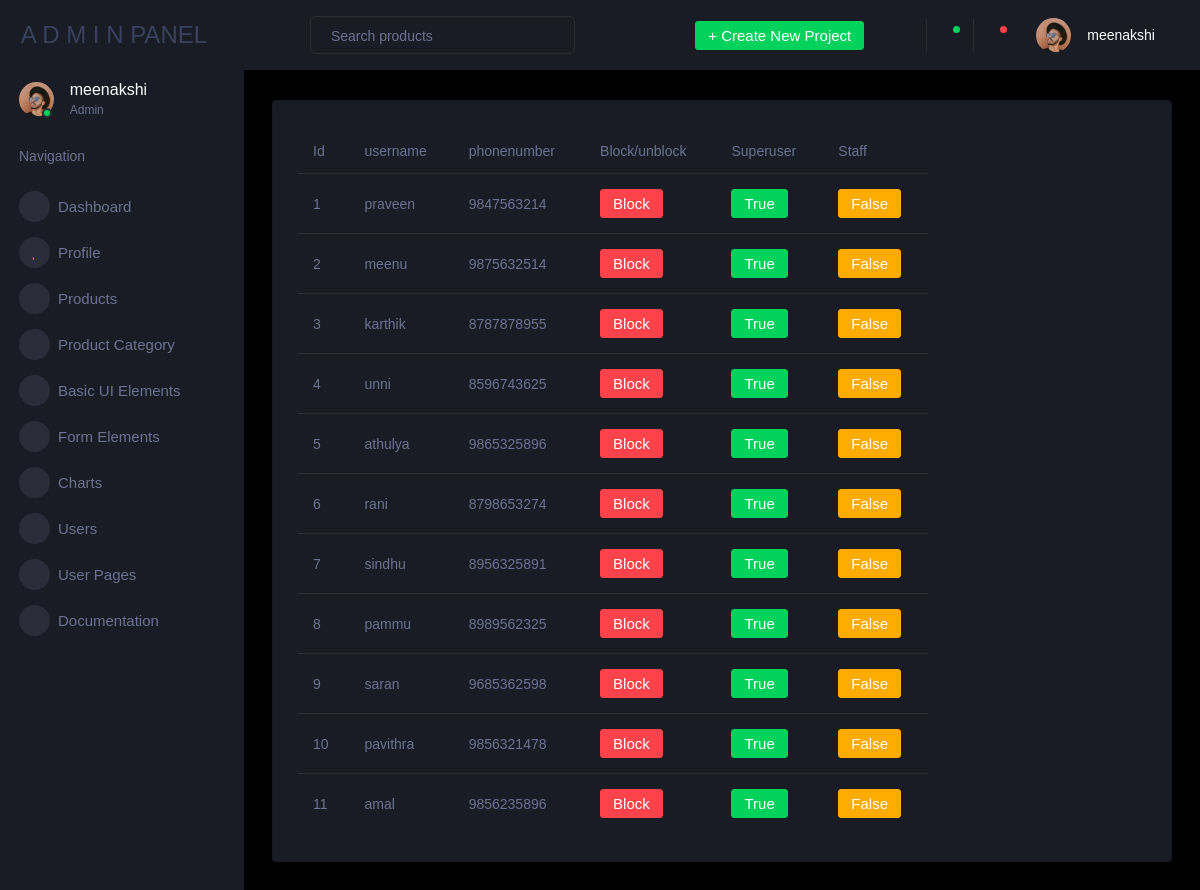
Page /Userdetails on the earlier database version.
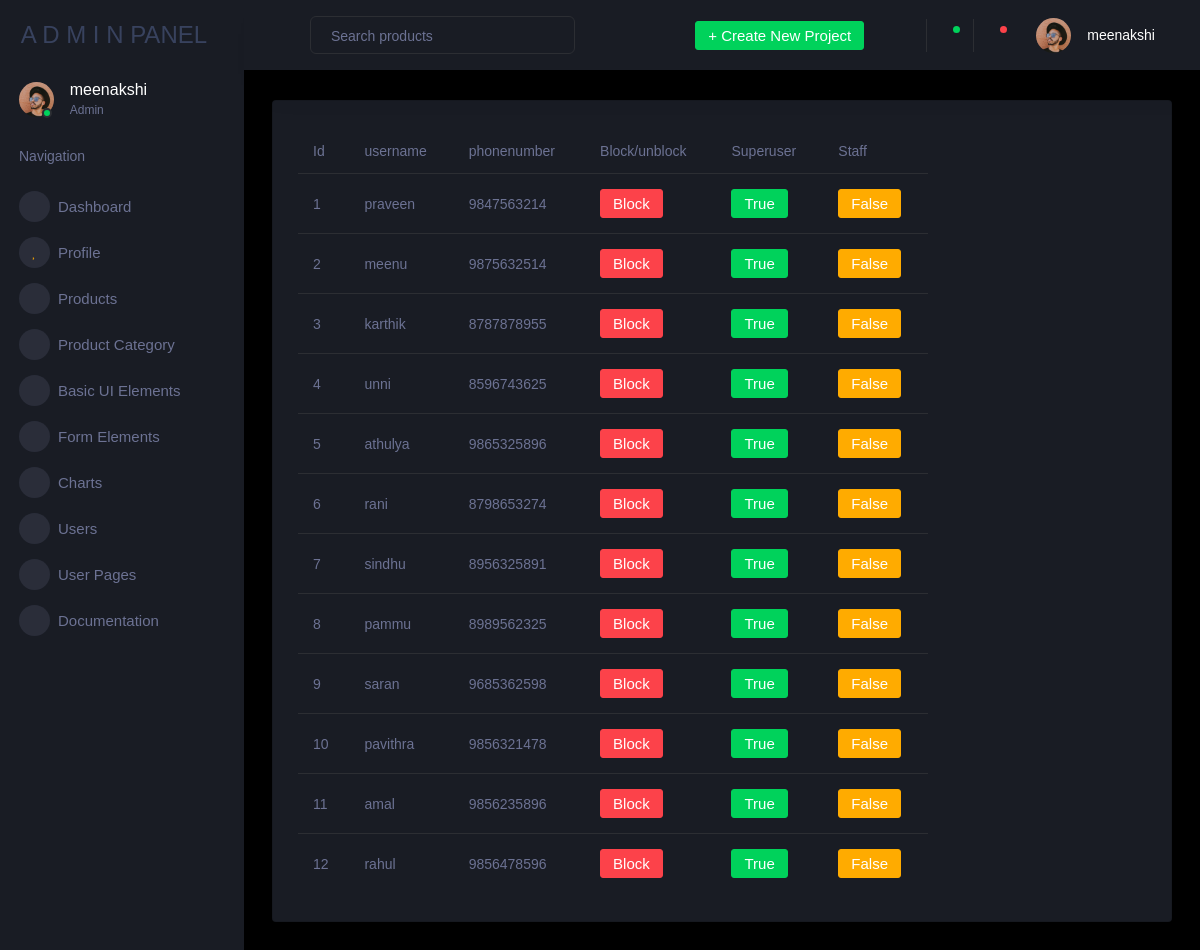
Same page on the later database version.
### Users_app/models.py (models this page shows, shortened)
class Custom_users(models.Model):
    id = models.AutoField(primary_key=True)
    phonenumber=models.CharField(max_length=10,null=True)
    username=models.CharField(max_length=30)
    password=models.CharField(max_length=50,null=True)
    is_staff = models.BooleanField(default=True)
    is_superuser = models.BooleanField(default=False)
    otp=models.CharField(max_length=6,null=True)
    is_blocked = models.BooleanField(default=False)

### Users_app/views.py (the view)
# urls.py: path('Userdetails',views.Users_details,name='userdetails'),
def Users_details(request):
    user={
        'users':Custom_users.objects.all()
    }
    return render(request,'Users_details.html',user)

### templates/Users_details.html (shortened to what this page needs)
{% extends 'adminbase.html' %}
{% load static %}
{% block content %}
      <div class="main-panel">
        <div class="content-wrapper">
          <div class="row">
            <div class="col-xl-12 col-sm-12 grid-margin stretch-card">
              <div class="card">
                <div class="card-body">
                  <div class="row">
                    <div class="col-9">
                      <div class="table-responsive">
                        <table class="table table-hover">
                          <thead>
                            <tr>
                              <th scope="col">Id</th>
                              <th scope="col">username</th>
                              <th scope="col">phonenumber</th>
                              <th scope="col">Block/unblock</th>
                              <th scope="col">Superuser</th>
                              <th scope="col">Staff</th>
                            </tr>
                          </thead>
                          <tbody>
                            {% for s in users %}
                              <tr>
                                <td>{{ forloop.counter}}</td>
                                <td>{{ s.username }}</td>
                                <td>{{ s.phonenumber }}</td>
                                <td>
                                    <button class="btn btn-danger toggle-button"
                                            data-userid="{{ s.id }}"
                                            data-attribute="is_blocked">
                                        {% if s.is_blocked %}Unblocked{% else %}Block{% endif %}
                                    </button>
                                </td>
                                <td>
                                    <button class="btn btn-success toggle-button"
                                            data-userid="{{ s.id }}"
                                            data-attribute="is_superuser">
                                        {% if s.is_superuser %}False{% else %}True{% endif %}
                                    </button>
                                </td>
                                <td>
                                    <button class="btn btn-warning toggle-button"
                                            data-userid="{{ s.id }}"
                                            data-attribute="is_staff">
                                        {% if s.is_staff %}False{% else %}True{% endif %}
                                    </button>
                                </td>
                    </div>
                    {% endfor %}
  {% endblock content %}

### templates/adminbase.html (shortened to what this page needs)
{% load static %}
<!DOCTYPE html>
<html lang="en">
  <head>
    <link rel="stylesheet" href="{% static 'assets/vendors/mdi/css/materialdesignicons.min.css' %}">
    <link rel="stylesheet" href="{% static 'assets/vendors/css/vendor.bundle.base.css' %}">
    <link rel="stylesheet" href="{% static 'assets/vendors/jvectormap/jquery-jvectormap.css' %}">
    <link rel="stylesheet" href="{% static 'assets/vendors/flag-icon-css/css/flag-icon.min.css' %}">
    <link rel="stylesheet" href="{% static 'assets/vendors/owl-carousel-2/owl.carousel.min.css' %}">
    <link rel="stylesheet" href="{% static 'assets/vendors/owl-carousel-2/owl.theme.default.min.css' %}">
    <link rel="stylesheet" href="{% static 'assets/css/style.css' %}">
  </head>
  <body>
    <div class="container-scroller">
      <nav class="sidebar sidebar-offcanvas" id="sidebar">
        <div class="sidebar-brand-wrapper d-none d-lg-flex align-items-center justify-content-center fixed-top">
          <a class="sidebar-brand brand-logo" href="">A D M I N PANEL</a>
        </div>
        <ul class="nav">
          <li class="nav-item profile">
            <div class="profile-desc">
              <div class="profile-pic">
                <div class="count-indicator">
                  <img class="img-xs rounded-circle " src="{% static 'assets/images/faces/face15.jpg' %}" alt="">
                  <span class="count bg-success"></span>
                </div>
                <div class="profile-name">
                  <h5 class="mb-0 font-weight-normal">meenakshi</h5>
                  <span>Admin</span>
                </div>
              </div>
              <a href="#" id="profile-dropdown" data-toggle="dropdown"><i class="mdi mdi-dots-vertical"></i></a>
            </div>
          </li>
          <li class="nav-item nav-category">
            <span class="nav-link">Navigation</span>
          </li>
          <li class="nav-item menu-items">
            <a class="nav-link" href="{% url 'adminhome' %}">
              <span class="menu-icon">
                <i class="mdi mdi-speedometer"></i>
              </span>
              <span class="menu-title">Dashboard</span>
            </a>
          </li>
          <li class="nav-item menu-items">
            <a class="nav-link" href="{% url 'adminprofile' %}">
              <span class="menu-icon">
                <i class="mdi mdi-account"></i>
              </span>
              <span class="menu-title">Profile</span>
            </a>
          </li>
          <li class="nav-item menu-items">
            <a class="nav-link" href="{% url 'products' %}">
              <span class="menu-icon">
                <i class="mdi mdi-table-large"></i>
              </span>
              <span class="menu-title">Products</span>
            </a>
          </li>
          <li class="nav-item menu-items">
            <a class="nav-link" href="{% url 'productcategory' %}">
              <span class="menu-icon">
                <i class="mdi mdi-table-large"></i>
              </span>
              <span class="menu-title">Product Category</span>
            </a>
          </li>
          <li class="nav-item menu-items">
            <a class="nav-link" data-toggle="collapse" href="#ui-basic" aria-expanded="false" aria-controls="ui-basic">
              <span class="menu-icon">
                <i class="mdi mdi-laptop"></i>
              </span>
              <span class="menu-title">Basic UI Elements</span>
              <i class="menu-arrow"></i>
            </a>
          </li>
          <li class="nav-item menu-items">
            <a class="nav-link" href="pages/forms/basic_elements.html">
              <span class="menu-icon">
                <i class="mdi mdi-playlist-play"></i>
              </span>
              <span class="menu-title">Form Elements</span>
            </a>
          </li>
          <li class="nav-item menu-items">
            <a class="nav-link" href="pages/charts/chartjs.html">
              <span class="menu-icon">
                <i class="mdi mdi-chart-bar"></i>
              </span>
              <span class="menu-title">Charts</span>
            </a>
          </li>
          <li class="nav-item menu-items">
            <a class="nav-link" href="{% url 'userdetails' %}">
              <span class="menu-icon">
                <i class="mdi mdi-contacts"></i>
              </span>
              <span class="menu-title">Users</span>
            </a>
          </li>
          <li class="nav-item menu-items">
            <a class="nav-link" data-toggle="collapse" href="#auth" aria-expanded="false" aria-controls="auth">
              <span class="menu-icon">
                <i class="mdi mdi-security"></i>
              </span>
              <span class="menu-title">User Pages</span>
              <i class="menu-arrow"></i>
            </a>
          </li>
          <li class="nav-item menu-items">
            <a class="nav-link" href="http://www.bootstrapdash.com/demo/corona-free/jquery/documentation/documentation.html">
              <span class="menu-icon">
                <i class="mdi mdi-file-document-box"></i>
              </span>
              <span class="menu-title">Documentation</span>
            </a>
          </li>
        </ul>
      </nav>
      <div class="container-fluid page-body-wrapper">
        <nav class="navbar p-0 fixed-top d-flex flex-row">
          <div class="navbar-menu-wrapper flex-grow d-flex align-items-stretch">
            <button class="navbar-toggler navbar-toggler align-self-center" type="button" data-toggle="minimize">
              <span class="mdi mdi-menu"></span>
            </button>
            <ul class="navbar-nav w-100">
              <li class="nav-item w-100">
                <form class="nav-link mt-2 mt-md-0 d-none d-lg-flex search">
                  <input type="text" class="form-control" placeholder="Search products">
                </form>
              </li>
            </ul>
            <ul class="navbar-nav navbar-nav-right">
              <li class="nav-item dropdown d-none d-lg-block">
                <a class="nav-link btn btn-success create-new-button" id="createbuttonDropdown" data-toggle="dropdown" aria-expanded="false" href="#">+ Create New Project</a>
              </li>
              <li class="nav-item nav-settings d-none d-lg-block">
                <a class="nav-link" href="#">
                  <i class="mdi mdi-view-grid"></i>
                </a>
              </li>
              <li class="nav-item dropdown border-left">
                <a class="nav-link count-indicator dropdown-toggle" id="messageDropdown" href="#" data-toggle="dropdown" aria-expanded="false">
                  <i class="mdi mdi-email"></i>
                  <span class="count bg-success"></span>
                </a>
              </li>
              <li class="nav-item dropdown border-left">
                <a class="nav-link count-indicator dropdown-toggle" id="notificationDropdown" href="#" data-toggle="dropdown">
                  <i class="mdi mdi-bell"></i>
                  <span class="count bg-danger"></span>
                </a>
              </li>
              <li class="nav-item dropdown">
                <a class="nav-link" id="profileDropdown" href="#" data-toggle="dropdown">
                  <div class="navbar-profile">
                    <img class="img-xs rounded-circle" src="{% static 'assets/images/faces/face15.jpg' %}" alt="">
                    <p class="mb-0 d-none d-sm-block navbar-profile-name">meenakshi</p>
                    <i class="mdi mdi-menu-down d-none d-sm-block"></i>
                  </div>
                </a>
              </li>
            </ul>
          </div>
        </nav>
    {% block content %}
    {% endblock content %}
  </body>
</html>

Differences in the rows shown:
added Custom_users: username "rahul", phonenumber "9856478596", is_blocked "Block", is_superuser "True", is_staff "False"
